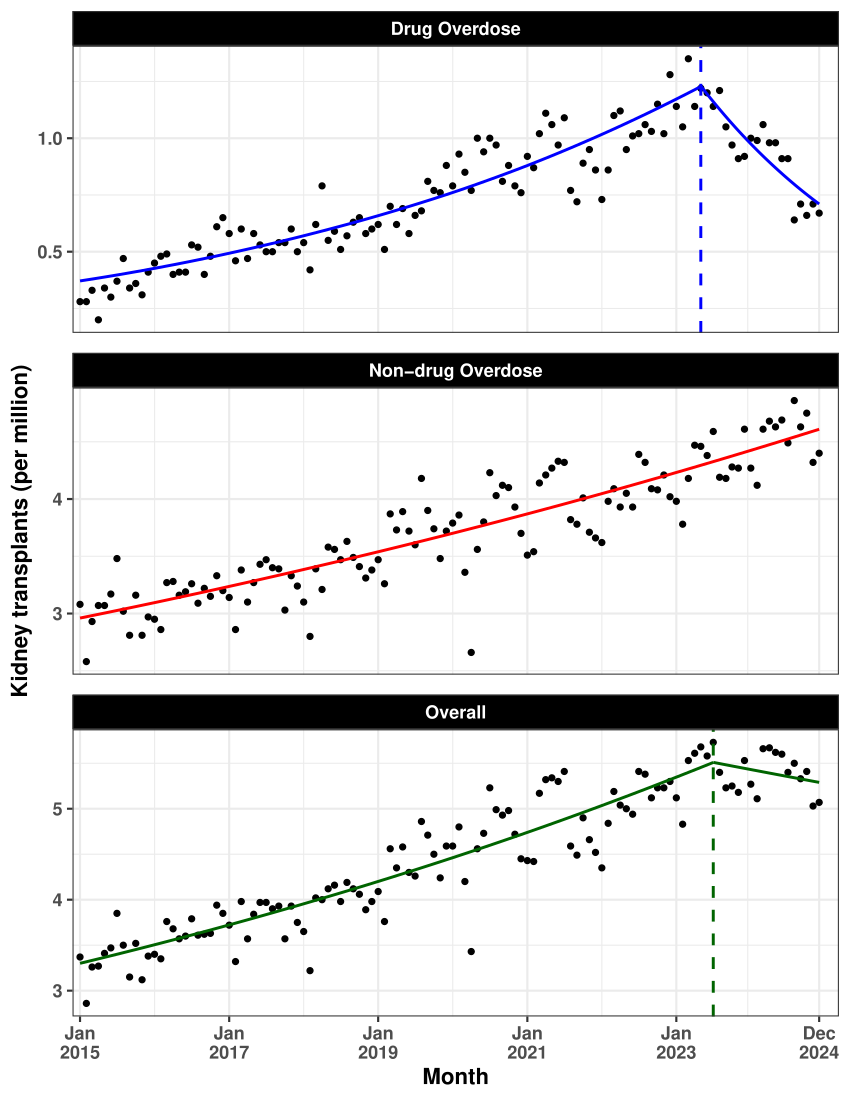

Here is the R script that generated this plot:
rm(list = ls())
pacman::p_load(readr, dplyr, ggplot2, lubridate, here, stringr)
file <- file.path(here(), "code", "submission 2", "Figure 1", "data", "Kidney OD nonOD JP data.csv")

df <- read_tsv(file, show_col_types = FALSE)

names(df) <- gsub("\ufeff", "", names(df))
names(df) <- gsub("Ôªø", "", names(df))
names(df) <- trimws(names(df))

if (!"Month" %in% names(df)) {
  month_col <- grep("Month", names(df), value = TRUE, ignore.case = TRUE)[1]
  if (!is.na(month_col)) {
    names(df)[names(df) == month_col] <- "Month"
  }
}

# ---------------------------
# 2. Filter to MoD 1, 2, 7 & create dates
# ---------------------------

mod_labels <- c(
  "1" = "Drug Overdose",
  "2" = "Non-drug Overdose",
  "7" = "Overall"
)

df_plot <- df %>%
  filter(MoD %in% c(1, 2, 7)) %>%
  mutate(
    Flag = ifelse(Flag == "NA" | is.na(Flag), NA_character_, Flag),
    Date = as.Date("2015-01-01") %m+% months(Month - 1),
    Observed = `Crude Rate`,
    Fitted = Model,
    Panel = factor(mod_labels[as.character(MoD)],
                   levels = c("Drug Overdose", "Non-drug Overdose", "Overall"))
  )

start_date <- as.Date("2015-01-01")
end_date <- as.Date("2024-12-01")

df_plot <- df_plot %>%
  filter(Date >= start_date, Date <= end_date)

# ---------------------------
# 3. Build smooth log-linear curves between joinpoints
# ---------------------------

get_segment_endpoints <- function(data) {
  data %>%
    arrange(Date) %>%
    mutate(
      is_joinpoint = grepl("Joinpoint", Flag, ignore.case = TRUE),
      is_start = row_number() == 1,
      is_end = row_number() == n()
    ) %>%
    filter(is_joinpoint | is_start | is_end) %>%
    select(Date, Fitted, Panel)
}

interpolate_exp_curve <- function(date1, y1, date2, y2, n_points = 100) {
  
  t1 <- as.numeric(date1)
  t2 <- as.numeric(date2)
  
  if (y1 <= 0 | y2 <= 0) {
    t_seq <- seq(t1, t2, length.out = n_points)
    y_seq <- seq(y1, y2, length.out = n_points)
  } else {
    b <- log(y2 / y1) / (t2 - t1)
    t_seq <- seq(t1, t2, length.out = n_points)
    y_seq <- y1 * exp(b * (t_seq - t1))
  }
  
  data.frame(
    Date = as.Date(t_seq, origin = "1970-01-01"),
    Fitted_smooth = y_seq
  )
}

smooth_lines_list <- list()

for (panel_name in levels(df_plot$Panel)) {
  
  panel_data <- df_plot %>% filter(Panel == panel_name)
  
  segment_points <- get_segment_endpoints(panel_data)
  
  smooth_curves <- segment_points %>%
    arrange(Date) %>%
    mutate(
      Date_end = lead(Date),
      Fitted_end = lead(Fitted),
      segment_id = row_number()
    ) %>%
    filter(!is.na(Date_end))
  
  for (i in 1:nrow(smooth_curves)) {
    row <- smooth_curves[i, ]
    
    curve_points <- interpolate_exp_curve(
      date1 = row$Date,
      y1 = row$Fitted,
      date2 = row$Date_end,
      y2 = row$Fitted_end,
      n_points = 100
    )
    
    curve_points$segment_id <- paste(panel_name, row$segment_id, sep = "_")
    curve_points$Panel <- panel_name
    
    smooth_lines_list[[length(smooth_lines_list) + 1]] <- curve_points
  }
}

smooth_lines_df <- bind_rows(smooth_lines_list)

smooth_lines_df$Panel <- factor(
  smooth_lines_df$Panel,
  levels = c("Drug Overdose", "Non-drug Overdose", "Overall")
)

# ---------------------------
# 4. Axis ticks
# ---------------------------

breaks <- as.Date(c(
  "2015-01-01",
  "2017-01-01",
  "2019-01-01",
  "2021-01-01",
  "2023-01-01",
  "2024-12-01"
))

labels <- c(
  "Jan\n2015", "Jan\n2017", "Jan\n2019",
  "Jan\n2021", "Jan\n2023", "Dec\n2024"
)

# ---------------------------
# 5. Faceted Plot (NO dotted lines)
# ---------------------------

p <- ggplot(df_plot, aes(x = Date)) +
  geom_point(aes(y = Observed), color = "black", size = 1.5) +
  geom_smooth(
    data = smooth_lines_df,
    aes(x = Date, y = Fitted_smooth, group = segment_id, color = Panel),
    linewidth = 1
  ) +
  geom_vline(data = smooth_lines_df |>  group_by(segment_id) |> filter(Date == min(Date)) |> filter(str_detect(segment_id, "_2")), 
             aes(color = Panel, xintercept = Date), 
             linetype = "dashed",
             linewidth = 1)+
  scale_color_manual(
    values = c(
      "Drug Overdose" = "blue",
      "Non-drug Overdose" = "red",
      "Overall" = "darkgreen"
    )
  ) +
  scale_x_date(
    breaks = breaks,
    labels = labels,
    limits = c(start_date, as.Date("2024-12-31") + 30),
    expand = expansion(mult = c(0.01, 0.01))
  ) +
  scale_y_continuous(
    breaks = c(0.5, 1.0, 2, 3, 4, 5),
    labels = c("0.5", "1.0", "2", "3", "4", "5")
  ) +
  labs(
    x = "Month",
    y = "Kidney transplants (per million)"
  ) +
  facet_wrap(~ Panel, ncol = 1, scales = "free_y") +
  theme_bw(base_size = 16) +
  theme(
    legend.position = "none",
    #strip.text = element_text(face = "bold", size = 14),
    axis.title.x = element_text(face = "bold"),
    axis.title.y = element_text(face = "bold"),
    axis.text = element_text(face = "bold"),
    panel.spacing = unit(1, "lines"), 
    strip.background = element_rect(fill = "black"), 
    strip.text = element_text(face = "bold", color = "white")
  ) 

# ---------------------------
# 6. Print plot
# ---------------------------

print(p)
if(FALSE){
  ggsave(file.path(here(), "code", "submission 2", "Figure 1", "Figure 1.pdf"), 
         p, 
         device = "pdf", 
         height = 11, 
         width = 8.5, 
         units = "in")
}
